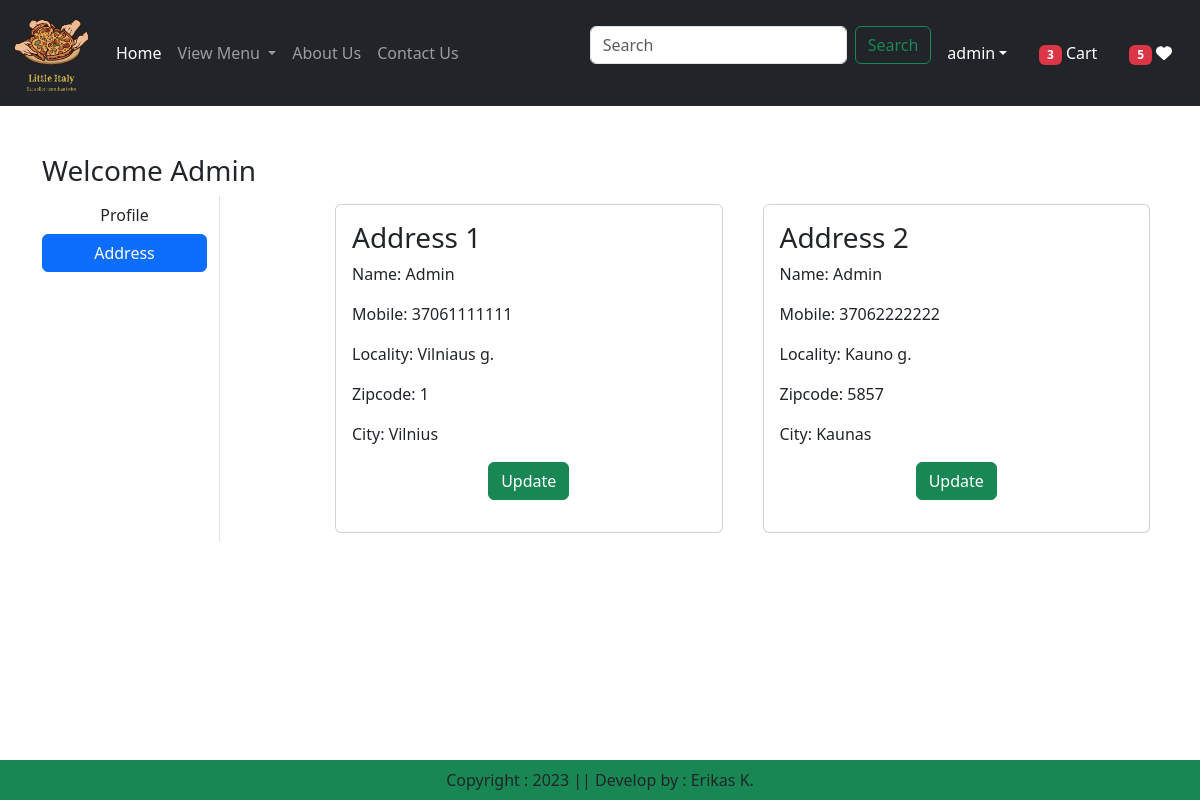
The page /address/ (signed in) on the database its author committed.
### app/models.py (models this page shows, shortened)
class Customer(models.Model):
    user = models.ForeignKey(User, on_delete=models.CASCADE)
    name = models.CharField(max_length=200)
    mobile = models.IntegerField(default=+3706)
    locality = models.CharField(max_length=200)
    zipcode = models.IntegerField()
    city = models.CharField(max_length=50)

### app/views.py (the view)
# urls.py: path('address/', views.address, name='address'),
@login_required
def address(request):
    add = Customer.objects.filter(user=request.user)
    totalitem = 0
    wishitem = 0
    if request.user.is_authenticated:
        totalitem = len(Cart.objects.filter(user=request.user))
        wishitem = len(Wishlist.objects.filter(user=request.user))
    return render(request, 'app/address.html', locals())

### app/templates/app/address.html (shortened to what this page needs)
{% extends "app/base.html" %}
{% load static %}
{% block main-content %}
<div class="container my-5">
    <div class="row">
        <h3>Welcome <span class="text-capitalize">{{request.user}}</span></h3>
        <div class="col-sm-2 border-end">
            <ul class="list-unstyled">
                <li class="d-grid"><a href="{% url 'profile' %}" class="btn">Profile</a></li>
                <li class="d-grid"><a href="{% url 'address' %}" class="btn btn-primary">Address</a></li>
            </ul>
        </div>
        <div class="col-sm-9 offset-sm-1">
            <div class="row">
                {% for ad in add %}
                <div class="col-sm-6">
                    <div class="card m-2">
                        <div class="card-body">
                            <h3>Address {{forloop.counter}}</h3>
                            <p>Name: {{ad.name}}</p>
                            <p>Mobile: {{ad.mobile}}</p>
                            <p>Locality: {{ad.locality}}</p>
                            <p>Zipcode: {{ad.zipcode}}</p>
                            <p>City: {{ad.city}}</p>
                            <p class="text-center"> <a href="{% url 'updateAddress' pk=ad.id %}"
                                                      type="button" class="btn btn-success">Update</a></p>
                        </div>
                    </div>
                </div>
                {% endfor %}
            </div>
        </div>
    </div>
</div>
{% endblock main-content %}

### app/templates/app/base.html (shortened to what this page needs)
{% load static %}
<html lang="en">
<head>
    <link href="https://cdn.jsdelivr.net/npm/bootstrap@5.3.0-alpha1/dist/css/bootstrap.min.css" rel="stylesheet"
>
    <link rel="stylesheet" href="{% static 'app/css/owl.carousel.min.css' %}">
    <link rel="stylesheet" href="{% static 'app/css/all.min.css' %}">
    <link rel="stylesheet" href="{% static 'app/css/style.css' %}">
</head>
<body>
    <nav class="navbar navbar-expand-lg navbar-dark ftco_navbar bg-dark ftco-navbar-light" id="ftco-navbar">
      <div class="container-fluid">
        <a class="navbar-brand" href="#">
            <img src="{% static 'app/images/pizza.png' %}" alt="Pizza Image" width="80" height="80">
        </a>
        <div class="collapse navbar-collapse" id="navbarSupportedContent">
          <ul class="navbar-nav me-auto mb-2 mb-lg-0">
            {% if request.user.is_authenticated %}
            <li class="nav-item">
              <a class="nav-link active" aria-current="page" href="/">Home</a>
            </li>
            <li class="nav-item dropdown">
              <a class="nav-link dropdown-toggle" href="#" role="button" data-bs-toggle="dropdown" aria-expanded="false">
                View Menu
              </a>
            </li>
            <li class="nav-item">
              <a class="nav-link" href="{% url 'about' %}">About Us</a>
            </li>
            <li class="nav-item">
              <a class="nav-link" href="{% url 'contact' %}">Contact Us</a>
            </li>
          </ul>
          <form class="d-flex" role="search" action="/search">
            <input class="form-control me-2" type="search" placeholder="Search" name="search" aria-label="Search">
            <button class="btn btn-outline-success" type="submit">Search</button>
          </form>
        </div>
        <ul class="navbar-nav me-auto mb-2 mb-lg-0">
            <li class="nav-item dropdown mx-2">
              <a class="nav-link dropdown-toggle text-white" href="#" id="profileDropdown"
                 role="button" data-bs-toggle="dropdown" aria-expanded="false">{{ user.get_username }}</a>
            </li>
            <li class="nav-item mx-2">
                <a href="{% url 'showcart' %}" class="nav-link text-white"><span class="badge bg-danger">
                    {% if totalitem > 0 %} {{totalitem}} {% endif %}</span> Cart</a>
            </li>
            <li class="nav-item mx-2">
                <a href="{% url 'showwishlist' %}" class="nav-link text-white"><span class="badge bg-danger">
                    {% if wishitem > 0 %} {{wishitem}} {% endif %}</span>  <i class="fa fa-heart"></i></a>
            </li>
            {% endif %}
        </ul>
      </div>
    </nav>
    {% block main-content %}{% endblock main-content %}
    <footer class="container-fluid fixed-bottom bg-success text-center p-2 mt-5">
        Copyright : 2023 || Develop by : Erikas K.
    </footer>
</body>
</html>

### rows shown on the page
Customer: name "Admin", mobile "37061111111", locality "Vilniaus g.", zipcode "1", city "Vilnius"
Customer: name "Admin", mobile "37062222222", locality "Kauno g.", zipcode "5857", city "Kaunas"

### other values the page prints
{{ user.get_username }} "admin"
{{ totalitem }} "3"
{{ wishitem }} "5"
{{ request.user }} "Admin"
